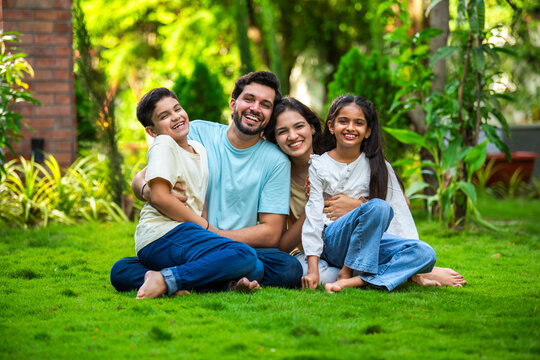
#> input picture Lab Programs/sample1.jpg, 540 x 360 px
$ python EXP18.py
#> lines starting #> are read from the running program, lines starting #| are printed output that depends on the picture; after the words box and inside, x2 and y2 are one past the last pixel; in counts of white or black regions, pixels touching at a corner belong together
import cv2

# Load Haar Cascade XML
face_cascade = cv2.CascadeClassifier("haarcascade_frontalface_default.xml")

# Read image
image = cv2.imread("sample1.jpg")
#> image is the input picture: shape (360, 540, 3); mean B, G, R 55.7, 134.5, 105.9

if image is None:
    print("Error: sample1.jpg not found!")
    exit()

# Convert to grayscale
gray = cv2.cvtColor(image, cv2.COLOR_BGR2GRAY)
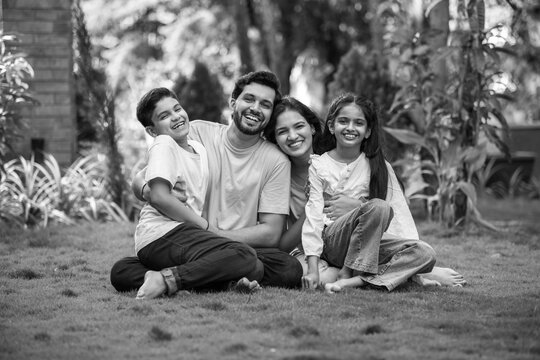
#> gray: shape (360, 540); min 0, max 255, mean 117

# Detect faces
faces = face_cascade.detectMultiScale(
    gray,
    scaleFactor=1.1,
    minNeighbors=5,
    minSize=(30, 30)
)
#> faces = [[329, 104, 44, 44], [231, 82, 49, 49], [268, 110, 48, 48]]

# Draw rectangles
for (x, y, w, h) in faces:
    cv2.rectangle(image, (x, y), (x+w, y+h), (0,255,0), 2)
#> this loop made 3 passes
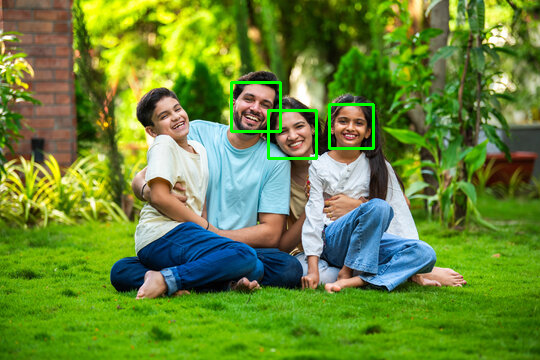
#> image: shape (360, 540, 3); 0.85% of pixels changed, all inside (x1, y1, x2, y2) = (230, 81, 375, 160)

# Display
cv2.imshow("Face Detection", image)

cv2.waitKey(0)
cv2.destroyAllWindows()

$ run again, with Lab Programs/sample.jpg copied over Lab Programs/sample1.jpg
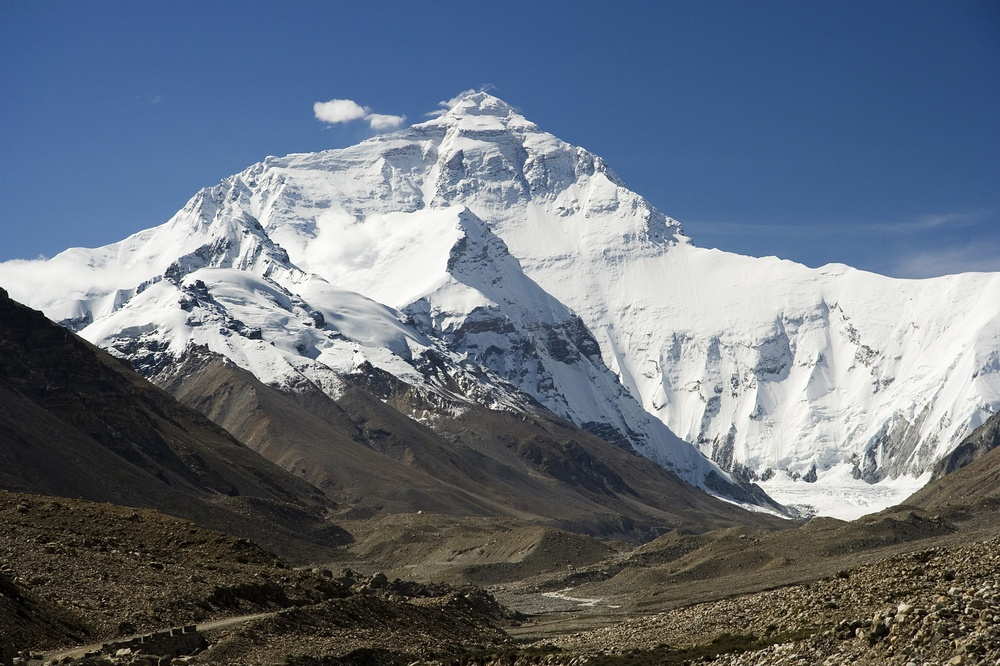
#> input picture Lab Programs/sample.jpg, 1000 x 666 px, shrunk from 2000 x 1333 before the run
#> image is the input picture: shape (666, 1000, 3); mean B, G, R 125.2, 112.6, 103.1
#> `gray = cv2.cvtColor(image, cv2.COLOR_BGR2GRAY)`:
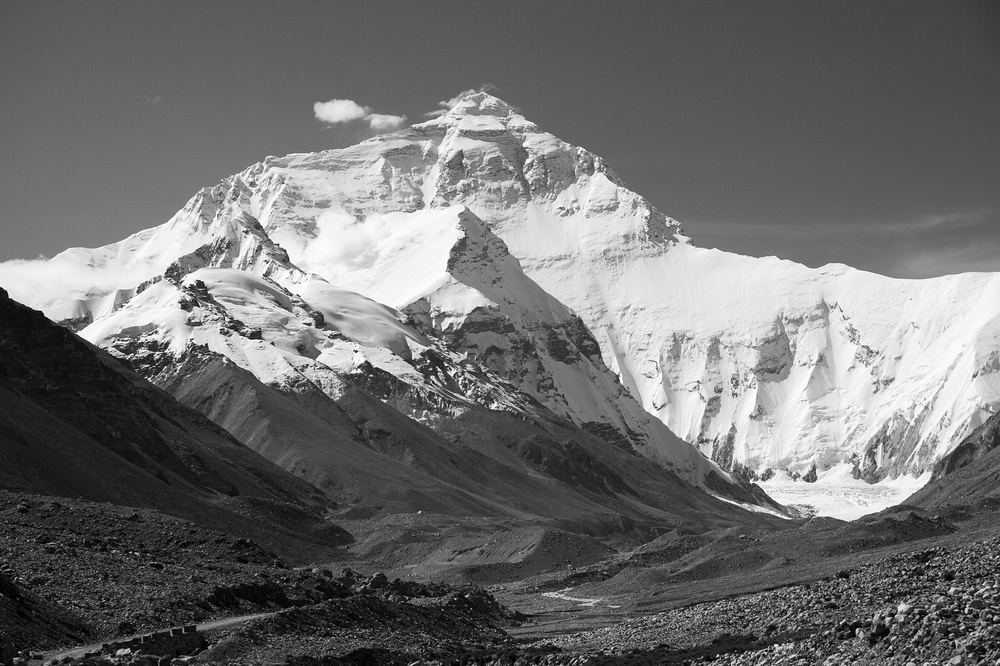
#> gray: shape (666, 1000); min 0, max 255, mean 111.2
#> faces = ()
